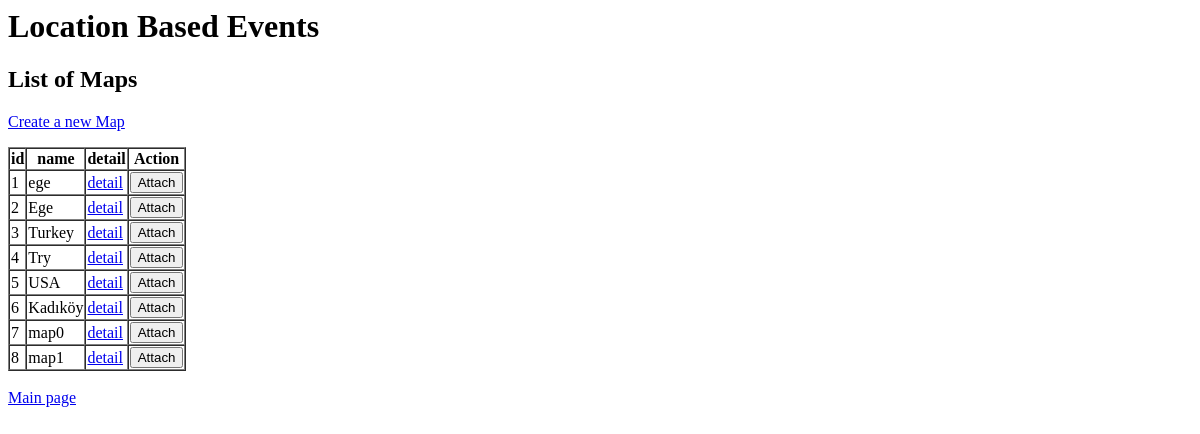
The app's page /lbevents/, older data.
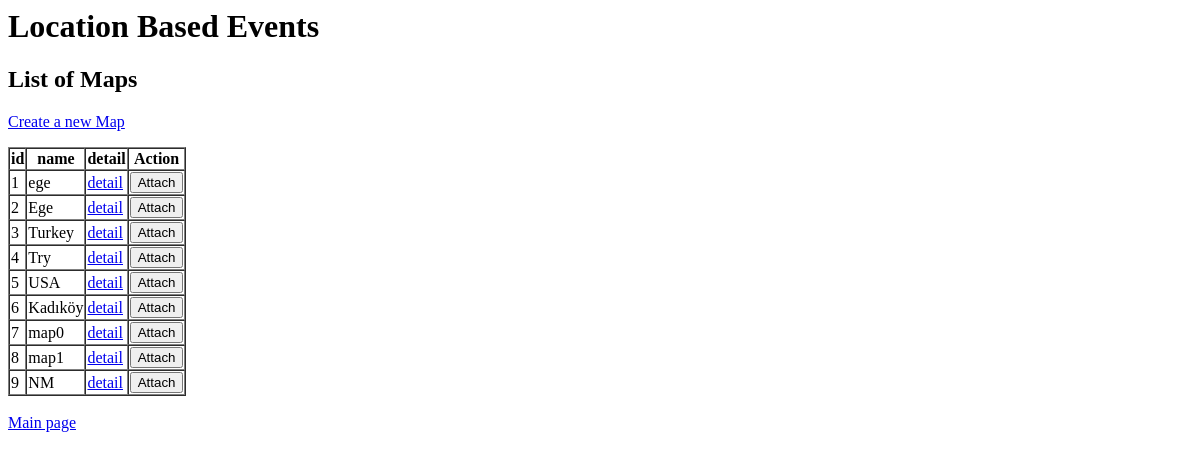
The same page, newer data.
### lbevents/models.py (models this page shows, shortened)
class EventMap(models.Model):
	name = models.CharField(max_length=256)

### lbevents/views.py (the view)
# urls.py: path('', views.index, name='index'),
def index(request):
	maps = []
	mapmodel = EventMap.objects.all()
	for m in mapmodel:
		maps.append(m)
	try:
		attached_id = request.session['attached_id']
		return render(request, 'maps.html', {'maps':maps, 'attached':True, 'attached_id':attached_id})
	except KeyError: # Not attached to any map yet
		return render(request, 'maps.html', {'maps':maps, 'attached':False})

### lbevents/templates/maps.html (shortened to what this page needs)
{% extends "base.html" %}
{% block "body" %}
<h2> List of Maps </h2>
<p>
<a href="{% url 'addmap' %}">Create a new Map</a>
</p>
<table border="1" cellspacing="0">
	<tr><th>id</th><th>name</th><th>detail</th><th>Action</th></tr>
	{% for m in maps %}
		<tr><td>{{m.id}}</td><td>{{m.name}}</td>
		<td><a href="{% url 'detail' m.id %}">detail</a></td>
		{% if attached == True and attached_id == m.id %}
			<form action="{% url 'detach' m.id %}" method=POST>
			{% csrf_token %}
			<td>
			<input type="submit" name="submit" value="Detach"/>
			</td>
			</form>
		{% else %}
			<form action="{% url 'attach' m.id %}" method=POST>
			<td>
			<input type="submit" name="submit" value="Attach"/>
			</td>
			</form>
		{% endif %}
		</tr>
	{% endfor %}
</table>
{% endblock %}

Row changes from the older to the newer data that the page shows:
added EventMap: id "9", name "NM"
